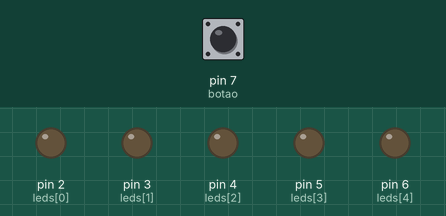
Bench run of a sketch on a simulated Arduino Uno, built with avr-gcc and run on an emulated ATmega328P. Parts: output pins drawn as LEDs (lit = HIGH). The test bench sets the inputs (shaded band); at power-on: pin 7 (botao) HIGH. Random numbers use the default seed unless the sketch sets one.

Above: at 1.2 s.
1.3 s: pin 7 (botao) pulled LOW for 0.15 s
At 1.87 s:
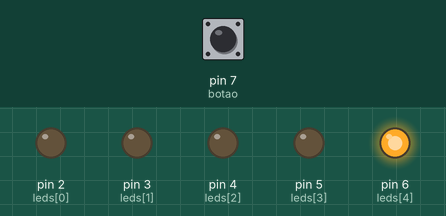
4.3 s: pin 7 (botao) pulled LOW for 1 s
6.8 s: pin 7 (botao) pulled LOW for 3.2 s
At 8.87 s:
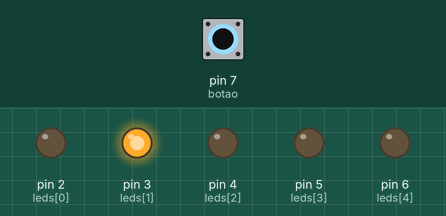
Timing chart, 0 to 17.5 s (numbered marks = the images above; inputs shaded):
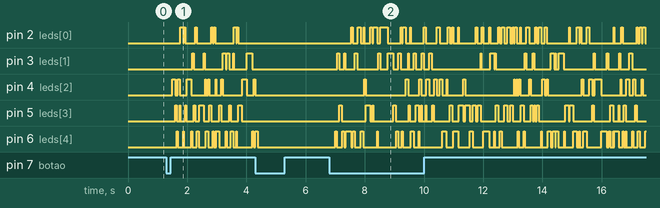

The sketch:

rolling_vulcan_leds.ino
```cpp
const int leds[] = {2, 3, 4, 5, 6};
const int numLeds = 5;
const int botao = 7;

bool estado = false;

void setup() {
  for (int i = 0; i < numLeds; i++) {
    pinMode(leds[i], OUTPUT);
  }
  pinMode(botao, INPUT_PULLUP);
}

void loop() {
  static bool botaoPressionado = false;

  if (digitalRead(botao) == LOW) {
    if (!botaoPressionado) {
      estado = !estado;
      botaoPressionado = true;
      delay(200);
    }
  } else {
    botaoPressionado = false;
  }

  if (estado) {
    int ledIndex = random(numLeds);
    int tempoPiscar = random(10, 100);

    digitalWrite(leds[ledIndex], HIGH);
    delay(tempoPiscar);
    digitalWrite(leds[ledIndex], LOW);

    delay(random(1, 5));
  } else {
    for (int i = 0; i < numLeds; i++) {
      digitalWrite(leds[i], LOW);
    }
  }
}
```
